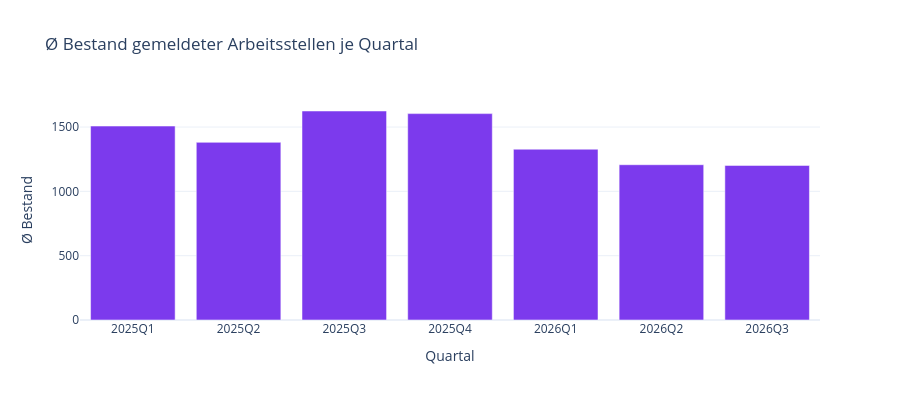

Here is the notebook cell this chart was saved with:
### Code cell
fig = px.bar(
    quartal.reset_index(), x=quartal.reset_index()["period"].astype(str), y="bestand",
    title="Ø Bestand gemeldeter Arbeitsstellen je Quartal",
    labels={"x": "Quartal", "bestand": "Ø Bestand"},
    color_discrete_sequence=["#7c3aed"],
)
fig.update_layout(template="plotly_white", height=400, xaxis_title="Quartal")
fig

### Figure 1 — Plotly figure (JSON) as saved in the notebook; plotly's stock layout.template omitted (floating-point values rounded to 4 significant figures)
{"data": [{"hovertemplate": "Quartal=%{x}<br>Ø Bestand=%{y}<extra></extra>", "legendgroup": "", "marker": {"color": "#7c3aed", "pattern": {"shape": ""}}, "name": "", "orientation": "v", "showlegend": false, "textposition": "auto", "type": "bar", "x": ["2025Q1", "2025Q2", "2025Q3", "2025Q4", "2026Q1", "2026Q2", "2026Q3"], "xaxis": "x", "y": [1508.0, 1381.0, 1625.0, 1604.0, 1328.0, 1207.0, 1202.0], "yaxis": "y"}], "layout": {"barmode": "relative", "height": 400, "legend": {"tracegroupgap": 0}, "title": {"text": "Ø Bestand gemeldeter Arbeitsstellen je Quartal"}, "xaxis": {"anchor": "y", "domain": [0.0, 1.0], "title": {"text": "Quartal"}}, "yaxis": {"anchor": "x", "domain": [0.0, 1.0], "title": {"text": "Ø Bestand"}}}}
